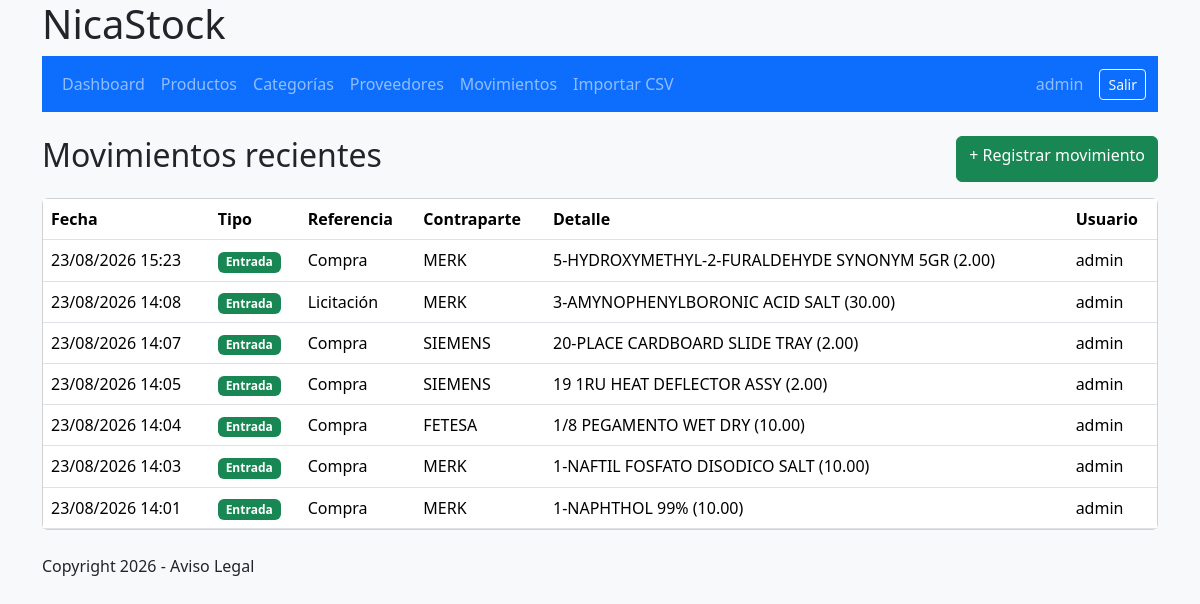
Page /movimientos/ (signed in) on the committed database.
### Movimiento/models.py (models this page shows, shortened)
class Movimiento(models.Model):
    ENTRADA, SALIDA, AJUSTE = 'E', 'S', 'A'
    TIPO_CHOICES = [(ENTRADA, 'Entrada'), (SALIDA, 'Salida'), (AJUSTE, 'Ajuste')]
    fecha = models.DateTimeField(auto_now_add=True)
    tipo = models.CharField(max_length=1, choices=TIPO_CHOICES)
    referencia = models.CharField(max_length=80, blank=True)
    proveedor = models.ForeignKey(Proveedor, null=True, blank=True, on_delete=models.PROTECT, related_name='movimientos')
    cliente = models.ForeignKey(Cliente, null=True, blank=True, on_delete=models.PROTECT, related_name='movimientos')
    observaciones = models.TextField(blank=True)
    usuario = models.ForeignKey(settings.AUTH_USER_MODEL, null=True, blank=True, on_delete=models.SET_NULL)
    class Meta:
      ordering = ['-fecha']
      verbose_name = 'movimiento'
      verbose_name_plural = 'movimientos'

class DetalleMovimiento(models.Model):
    movimiento = models.ForeignKey(Movimiento, on_delete=models.CASCADE, related_name='detalles')
    producto = models.ForeignKey(Producto, on_delete=models.PROTECT, related_name='detalles_movimiento')
    cantidad = models.DecimalField(max_digits=12, decimal_places=2, validators=[MinValueValidator(Decimal('0.01'))])
    costo_unitario = models.DecimalField(max_digits=12, decimal_places=2, default=0, validators=[MinValueValidator(0)])
    class Meta:
      unique_together = [('movimiento', 'producto')]

### Proveedor/models.py (models this page shows)
class Proveedor(models.Model):
    nombre = models.CharField(max_length=150, unique=True)
    contacto = models.CharField(max_length=120, blank=True)
    telefono = models.CharField(max_length=30, blank=True)
    email = models.EmailField(blank=True)
    direccion = models.TextField(blank=True)
    class Meta:
      ordering = ['nombre']
    def __str__(self):
      return self.nombre

### Producto/models.py (models this page shows, shortened)
class Producto(models.Model):
    codigo = models.CharField(max_length=40, unique=True)
    nombre = models.CharField(max_length=160)
    categoria = models.ForeignKey(Categoria, on_delete=models.PROTECT, related_name='productos')
    proveedor = models.ForeignKey(Proveedor, on_delete=models.PROTECT, related_name='productos')
    precio_compra = models.DecimalField(max_digits=12, decimal_places=2, default=0, validators=[MinValueValidator(0)])
    precio_venta = models.DecimalField(max_digits=12, decimal_places=2, default=0, validators=[MinValueValidator(0)])
    stock_actual = models.DecimalField(max_digits=12, decimal_places=2, default=0)
    stock_minimo = models.DecimalField(max_digits=12, decimal_places=2, default=0, validators=[MinValueValidator(0)])
    activo = models.BooleanField(default=True)
    class Meta:
      ordering = ['nombre']
      permissions = [('importar_productos', 'Puede importar productos desde CSV')]

### Movimiento/views.py (the view)
# urls.py: path('movimientos/', views.movimientos, name='movimientos'),
@login_required
def movimientos(request):
    return render(request, 'inventario/movimientos.html', {'movimientos': Movimiento.objects.select_related('proveedor', 'cliente', 'usuario').prefetch_related('detalles__producto')[:100]})

### inventario/templates/inventario/movimientos.html
{% extends 'inventario/base.html' %}
{% block content %}
<div class="d-flex justify-content-between mb-3">
  <h1 class="h2">Movimientos recientes</h1>
  {% if perms.inventario.add_movimiento %}
  <a class="btn btn-success" href="{% url 'movimiento_nuevo' %}">+ Registrar movimiento</a>
  {% endif %}
</div>
<div class="card">
  <div class="table-responsive">
    <table class="table mb-0">
      <thead>
        <tr>
          <th>Fecha</th>
          <th>Tipo</th>
          <th>Referencia</th>
          <th>Contraparte</th>
          <th>Detalle</th>
          <th>Usuario</th>
        </tr>
      </thead>
      <tbody>
        {% for m in movimientos %}
        <tr>
          <td>{{ m.fecha|date:'d/m/Y H:i' }}</td>
          <td>
            <span class="badge {% if m.tipo == 'E' %}text-bg-success{% else %}text-bg-danger{% endif %}">{{ m.get_tipo_display }}</span>
          </td>
          <td>{{ m.referencia|default:'—' }}</td>
          <td>{% if m.proveedor %}{{ m.proveedor }}{% else %}{{ m.cliente|default:'—' }}{% endif %}</td>
          <td>{% for d in m.detalles.all %}{{ d.producto.nombre }} ({{ d.cantidad }}){% if not forloop.last %}, {% endif %}{% endfor %}</td>
          <td>{{ m.usuario|default:'—' }}</td>
        </tr>
        {% empty %}
        <tr>
          <td colspan="6" class="text-center text-muted">Sin movimientos.</td>
        </tr>{% endfor %}
      </tbody>
    </table>
  </div>
</div>
{% endblock %}

### inventario/templates/inventario/_includes/_header.html (shortened to what this page needs)
<header>
  <div class="container">
    <h1>NicaStock</h1>
    <nav class="navbar navbar-expand-lg navbar-dark bg-primary">
      <div class="container">
        {% if user.is_authenticated %}
          <div class="navbar-nav me-auto">
            <a class="nav-link" href="{% url 'dashboard' %}">Dashboard</a>
            <a class="nav-link" href="{% url 'productos' %}">Productos</a>
            <a class="nav-link" href="{% url 'categorias' %}">Categorías</a>
            <a class="nav-link" href="{% url 'proveedores' %}">Proveedores</a>
            <a class="nav-link" href="{% url 'movimientos' %}">Movimientos</a>
            {% if perms.inventario.importar_productos %}
              <a class="nav-link" href="{% url 'importar_csv' %}">Importar CSV</a>
            {% endif %}
          </div>
          <span class="navbar-text me-3">{{ user.username }}</span>
          <form method="post" action="{% url 'logout' %}">
            <button type="submit" class="btn btn-outline-light btn-sm">Salir</button>
          </form>
        {% endif %}
      </div>
    </nav>
  </div>
</header>

### static/css/app.css (style rules this page uses)
body { min-height: 100vh; }

### rows in the picture
Movimiento: fecha "23/08/2026 15:23", tipo "Entrada", referencia "Compra", proveedor "MERK", usuario "admin"
DetalleMovimiento: producto.nombre "5-HYDROXYMETHYL-2-FURALDEHYDE SYNONYM 5GR", cantidad "2.00"
Movimiento: fecha "23/08/2026 14:08", tipo "Entrada", referencia "Licitación", proveedor "MERK", usuario "admin"
DetalleMovimiento: producto.nombre "3-AMYNOPHENYLBORONIC ACID SALT", cantidad "30.00"
Movimiento: fecha "23/08/2026 14:07", tipo "Entrada", referencia "Compra", proveedor "SIEMENS", usuario "admin"
DetalleMovimiento: producto.nombre "20-PLACE CARDBOARD SLIDE TRAY", cantidad "2.00"
Movimiento: fecha "23/08/2026 14:05", tipo "Entrada", referencia "Compra", proveedor "SIEMENS", usuario "admin"
DetalleMovimiento: producto.nombre "19 1RU HEAT DEFLECTOR ASSY", cantidad "2.00"
Movimiento: fecha "23/08/2026 14:04", tipo "Entrada", referencia "Compra", proveedor "FETESA", usuario "admin"
DetalleMovimiento: producto.nombre "1/8 PEGAMENTO WET DRY", cantidad "10.00"
Movimiento: fecha "23/08/2026 14:03", tipo "Entrada", referencia "Compra", proveedor "MERK", usuario "admin"
DetalleMovimiento: producto.nombre "1-NAFTIL FOSFATO DISODICO SALT", cantidad "10.00"
Movimiento: fecha "23/08/2026 14:01", tipo "Entrada", referencia "Compra", proveedor "MERK", usuario "admin"
DetalleMovimiento: producto.nombre "1-NAPHTHOL 99%", cantidad "10.00"

### other values in the picture
{{ user.username }} "admin"
